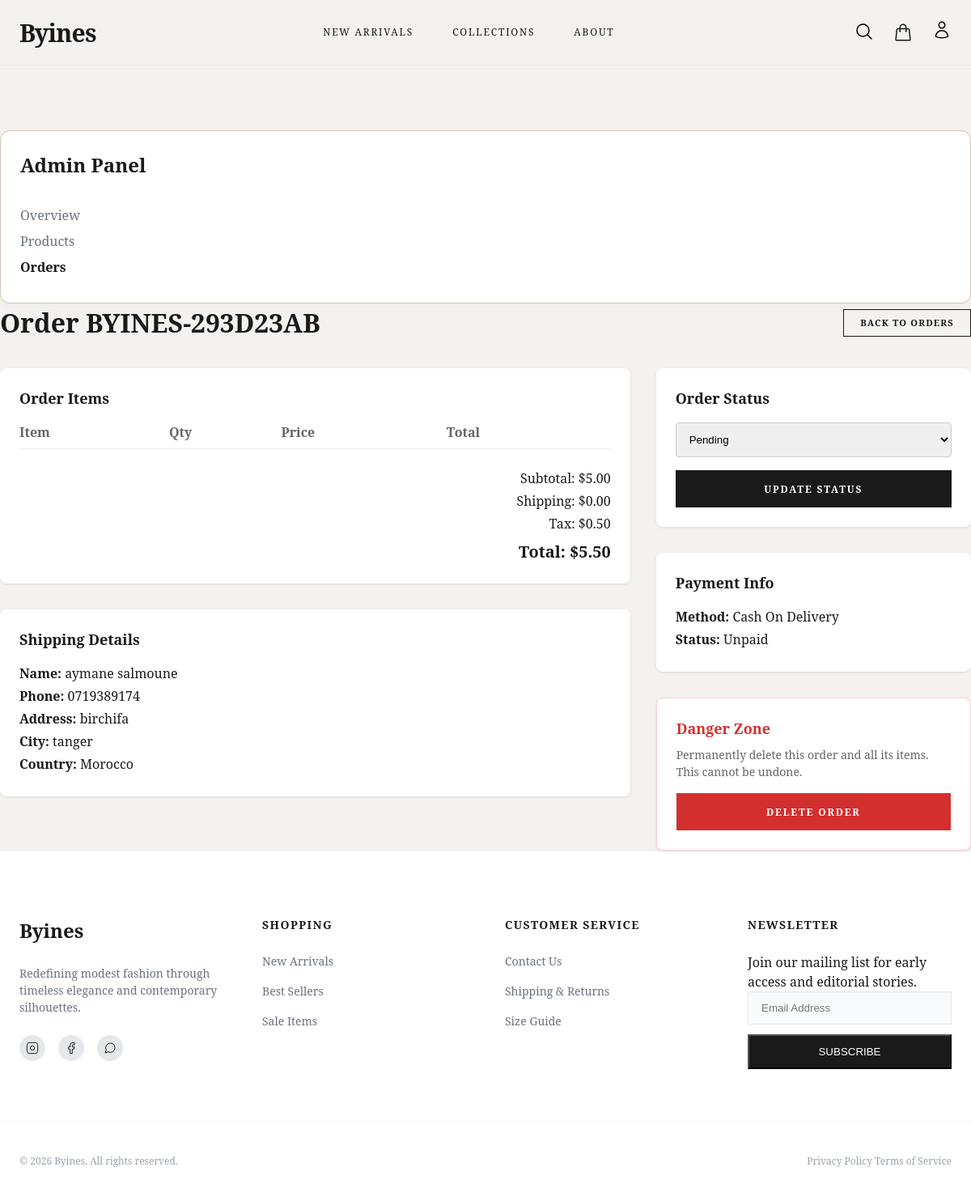
The app's page /pages/admin_view_order.php?id=7 (signed in) with its own data.
### tables this page shows
CREATE TABLE IF NOT EXISTS `orders` (
    `id` INT AUTO_INCREMENT PRIMARY KEY,
    `user_id` INT NULL,
    `order_number` VARCHAR(30) NOT NULL UNIQUE,
    `subtotal` DECIMAL(10,2) NOT NULL,
    `tax` DECIMAL(10,2) NOT NULL,
    `shipping_cost` DECIMAL(10,2) NOT NULL,
    `total_amount` DECIMAL(10,2) NOT NULL,
    `status` ENUM('pending', 'processing', 'in_transit', 'delivered', 'cancelled') NOT NULL DEFAULT 'pending',
    `tracking_number` VARCHAR(100) NULL COMMENT 'Shipment tracking reference',
    `shipping_name` VARCHAR(100) NOT NULL,
    `shipping_phone` VARCHAR(20) NOT NULL,
    `shipping_address_line1` VARCHAR(150) NOT NULL,
    `shipping_address_line2` VARCHAR(150) NULL,
    `shipping_city` VARCHAR(100) NOT NULL,
    `shipping_state` VARCHAR(100) NOT NULL,
    `shipping_zip` VARCHAR(20) NOT NULL,
    `shipping_country` VARCHAR(100) NOT NULL,
    `shipping_method` VARCHAR(50) NOT NULL,
    `payment_method` ENUM('cash_on_delivery', 'paypal', 'credit_card') NOT NULL,
    `payment_status` ENUM('unpaid', 'paid', 'refunded', 'failed') NOT NULL DEFAULT 'unpaid',
    `payment_transaction_id` VARCHAR(100) NULL,
    `created_at` TIMESTAMP DEFAULT CURRENT_TIMESTAMP,
    FOREIGN KEY (`user_id`) REFERENCES `users`(`id`) ON DELETE SET NULL
);

### classes/Database.php (called while the page is built, shortened)
<?php
class Database {
    private static $instance = null;
    private $conn;
    private $host = 'localhost';
    private $user = 'root';
    private $pass = '';
    private $name = 'byines';
    private function __construct() {
        try {
            $dsn = "mysql:host={$this->host};dbname={$this->name};charset=utf8mb4";
            $options = [
                PDO::ATTR_ERRMODE            => PDO::ERRMODE_EXCEPTION,
                PDO::ATTR_DEFAULT_FETCH_MODE => PDO::FETCH_ASSOC,
                PDO::ATTR_EMULATE_PREPARES   => false,
            ];
            $this->conn = new PDO($dsn, $this->user, $this->pass, $options);
        } catch (PDOException $e) {
            die("Database Connection Error: " . $e->getMessage());
        }
    }
    public static function getInstance() {
        if (!self::$instance) {
            self::$instance = new Database();
        }
        return self::$instance;
    }
    public function getConnection() {
        return $this->conn;
    }
}
?>

### classes/Order.php (called while the page is built, shortened)
<?php
require_once 'Database.php';
class Order {
    private $pdo;
    public function __construct() {
        $this->pdo = Database::getInstance()->getConnection();
    }
    public function getById($id) {
        $stmt = $this->pdo->prepare("SELECT * FROM orders WHERE id = ?");
        $stmt->execute([$id]);
        $order = $stmt->fetch();
        $stmtItems = $this->pdo->prepare("
            SELECT oi.id, oi.variant_id, oi.quantity, oi.price,
                   pv.product_id, pv.color, pv.size, p.name, p.sku
            FROM order_items oi
            JOIN product_variants pv ON oi.variant_id = pv.id
            JOIN products p ON pv.product_id = p.id
            WHERE oi.order_id = ?
        ");
        $stmtItems->execute([$id]);
        $order['items'] = $stmtItems->fetchAll();
        return $order;
    }
}

### pages/admin_view_order.php (the view, shortened to what this page needs)
<?php
require_once '../classes/Order.php';
$orderModel = new Order();
$orderId = $_GET['id'] ?? null;
$order = $orderModel->getById($orderId);
include '../includes/header.php';
?>
<link rel="stylesheet" href="../css/admin_dashboard.css">
<main class="admin-container" data-order-id="<?= $orderId ?>">
    <div class="admin-sidebar">
        <h2 class="avo-sidebar-title">Admin Panel</h2>
        <ul class="avo-nav">
            <li><a href="admin_dashboard.php#panel-overview" class="avo-nav-link">Overview</a></li>
            <li><a href="admin_dashboard.php#panel-products" class="avo-nav-link">Products</a></li>
            <li><a href="admin_dashboard.php#panel-orders" class="avo-nav-link active">Orders</a></li>
        </ul>
    </div>
    <div class="admin-content">
        <div class="avo-page-header">
            <h1 class="admin-page-title">Order <?= htmlspecialchars($order['order_number']) ?></h1>
            <a href="admin_dashboard.php#panel-orders" class="admin-btn admin-btn-sm avo-btn-back">Back to Orders</a>
        </div>
        <div class="avo-layout">
            <div>
                <div class="avo-card">
                    <h3 class="avo-card-title">Order Items</h3>
                    <table class="avo-items-table">
                        <thead>
                            <tr>
                                <th>Item</th>
                                <th>Qty</th>
                                <th>Price</th>
                                <th>Total</th>
                            </tr>
                        </thead>
                    </table>
                    <div class="avo-totals">
                        <p>Subtotal: $<?= number_format($order['subtotal'], 2) ?></p>
                        <p>Shipping: $<?= number_format($order['shipping_cost'], 2) ?></p>
                        <p>Tax: $<?= number_format($order['tax'], 2) ?></p>
                        <h3 class="avo-total-amount">Total: $<?= number_format($order['total_amount'], 2) ?></h3>
                    </div>
                </div>
                <div class="avo-card">
                    <h3 class="avo-card-title">Shipping Details</h3>
                    <div class="avo-shipping-details">
                        <p><strong>Name:</strong> <?= htmlspecialchars($order['shipping_name']) ?></p>
                        <p><strong>Phone:</strong> <?= htmlspecialchars($order['shipping_phone']) ?></p>
                        <p><strong>Address:</strong> <?= htmlspecialchars($order['shipping_address_line1']) ?></p>
                        <p><strong>City:</strong> <?= htmlspecialchars($order['shipping_city']) ?></p>
                        <p><strong>Country:</strong> <?= htmlspecialchars($order['shipping_country']) ?></p>
                    </div>
                </div>
            </div>
            <div>
                <div class="avo-card">
                    <h3 class="avo-card-title">Order Status</h3>
                    <form method="POST">
                        <select name="status" class="avo-status-select">
                            <option value="pending" <?= $order['status'] === 'pending' ? 'selected' : '' ?>>Pending</option>
                        </select>
                        <button type="submit" class="admin-btn avo-btn-full">Update Status</button>
                    </form>
                </div>
                <div class="avo-payment-card">
                    <h3 class="avo-card-title">Payment Info</h3>
                    <p><strong>Method:</strong> <span class="text-capitalize"><?= str_replace('_', ' ', htmlspecialchars($order['payment_method'])) ?></span></p>
                    <p><strong>Status:</strong> <span class="text-capitalize"><?= htmlspecialchars($order['payment_status']) ?></span></p>
                </div>
                <div class="avo-danger-zone">
                    <h3>Danger Zone</h3>
                    <p>Permanently delete this order and all its items. This cannot be undone.</p>
                    <button type="button" class="admin-btn avo-btn-danger" onclick="deleteThisOrder()">Delete Order</button>
                </div>
            </div>
        </div>
    </div>
</main>
<?php include '../includes/footer.php'; ?>

### css/style.css (style rules this page uses)
:root { --brand-cream: #F4F1EE; --brand-earth: #D2C3B4; --brand-dark: #1A1A1A; --white: #ffffff; --gray-100: #f3f4f6; --gray-200: #e5e7eb; --gray-400: #9ca3af; --gray-500: #6b7280; --font-serif: "Noto Serif", serif; --max-width: 1280px; }
* { box-sizing: border-box; margin: 0; padding: 0; }
body { background-color: var(--brand-cream); color: var(--brand-dark); font-family: var(--font-serif); line-height: 1.5; -webkit-font-smoothing: antialiased; }
a { text-decoration: none; color: inherit; transition: opacity 0.3s ease; }

### css/admin_dashboard.css (style rules this page uses)
.admin-container { padding-top: 80px; min-height: calc(100vh - 80px); background-color: var(--brand-cream); display: flex; flex-direction: column; }
.admin-sidebar { background-color: var(--white); border: 1px solid var(--brand-earth); border-radius: 0.75rem; padding: 1.5rem; position: sticky; top: 100px; box-shadow: 0 4px 20px -2px rgba(26, 26, 26, 0.03); }
.admin-content { min-width: 0; }
.admin-btn { padding: 0.85rem 1.75rem; background-color: var(--brand-dark); color: var(--white); border: 1px solid var(--brand-dark); cursor: pointer; font-family: inherit; font-size: 0.75rem; font-weight: 600; text-transform: uppercase; letter-spacing: 0.15em; transition: all 0.3s ease; display: inline-block; text-decoration: none; text-align: center; }
.admin-btn-sm { padding: 0.5rem 1.25rem; font-size: 0.7rem; letter-spacing: 0.1em; }
.text-capitalize { text-transform: capitalize; }
.avo-sidebar-title { font-size: 1.5rem; color: var(--brand-dark); font-family: var(--font-serif); margin-bottom: 2rem; }
.avo-nav { list-style: none; padding: 0; }
.avo-nav li { margin-bottom: 0.5rem; }
.avo-nav-link { text-decoration: none; color: var(--gray-500); }
.avo-nav-link.active { color: var(--brand-dark); font-weight: 600; }
.avo-page-header { display: flex; justify-content: space-between; align-items: center; margin-bottom: 2rem; }
.avo-btn-back { background: transparent; color: var(--brand-dark); border-color: var(--brand-dark); }
.avo-layout { display: grid; grid-template-columns: 2fr 1fr; gap: 2rem; }
.avo-card { margin-bottom: 2rem; padding: 1.5rem; background: #fff; border-radius: 8px; box-shadow: 0 1px 3px rgba(0,0,0,0.1); }
.avo-card-title { margin-top: 0; margin-bottom: 1rem; font-size: 1.125rem; }
.avo-items-table { width: 100%; border-collapse: collapse; }
.avo-items-table th { padding-bottom: 0.5rem; }
.avo-items-table thead tr { border-bottom: 1px solid #eee; text-align: left; color: #666; }
.avo-totals { margin-top: 1.5rem; text-align: right; }
.avo-totals p { margin: 0.25rem 0; }
.avo-totals .avo-total-amount { margin-top: 0.5rem; font-size: 1.25rem; }
.avo-shipping-details p { margin: 0.25rem 0; }
.avo-status-select { width: 100%; padding: 0.75rem; border: 1px solid #ccc; border-radius: 4px; margin-bottom: 1rem; }
.avo-btn-full { width: 100%; }
.avo-payment-card { padding: 1.5rem; background: #fff; border-radius: 8px; box-shadow: 0 1px 3px rgba(0,0,0,0.1); margin-bottom: 2rem; }
.avo-payment-card p { margin: 0.25rem 0; }
.avo-danger-zone { padding: 1.5rem; background: #fff; border-radius: 8px; box-shadow: 0 1px 3px rgba(0,0,0,0.1); border: 1px solid #ffcdd2; }
.avo-danger-zone h3 { margin-top: 0; margin-bottom: 0.5rem; font-size: 1.125rem; color: #d32f2f; }
.avo-danger-zone p { font-size: 0.875rem; color: #666; margin-bottom: 1rem; }
.avo-btn-danger { width: 100%; background: #d32f2f; border-color: #d32f2f; }

### records on screen
orders: order_number "BYINES-293D23AB", subtotal "5.00", shipping_cost "0.00", tax "0.50", total_amount "5.50", shipping_name "aymane salmoune", shipping_phone "0719389174", shipping_address_line1 "birchifa", shipping_city "tanger", shipping_country "Morocco", status "Pending", payment_method "Cash On Delivery", payment_status "Unpaid"
